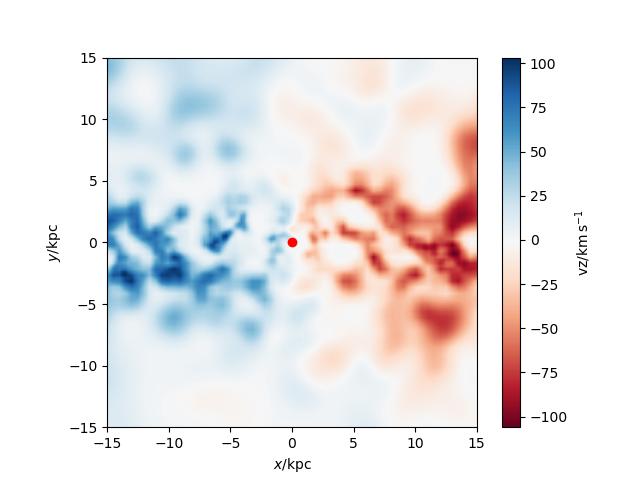

The Python source for this figure:
#galaxy 316 GG Gas velocity code
import pynbody
import numpy as np
import pynbody.plot.sph as sph
import matplotlib.pyplot as plt

#loading snapshot
s=pynbody.load('/mnt/data0/jillian/gguaman/r316/cosmo25p.768sg1bwK1BHe75.007779')
#s=pynbody.load('/mnt/data0/jillian/gguaman/r316/r316.007779.tipsy')

#setting to physical units
s.physical_units()

#centering halo
#pynbody.analysis.angmom.faceon(s)
pynbody.analysis.angmom.sideon(s)

#creating star velocity plot
sph.image(s.g,qty="vz",width='30 kpc',cmap="RdBu", log=False, units='km s**-1')

#function to find BH
def findBH(s):
    BHfilter=pynbody.filt.LowPass('tform',0.0)
    BH=s.stars[BHfilter]
    return BH
BH=findBH(s)
print("The number of black holes is:",len(BH))

BHposition = BH['pos']
#print("The black hole's postion is", BHposition)
print("The BHs position is",BH['pos'].in_units('kpc'))

for i in range(len(BH)):
    #putting BH x in column
    BHx=BHposition[[i],0]
   #putting BH y in column
    BHy=BHposition[[i],1]
   #putting BH z in column
    BHz=BHposition[[i],2]
    plt.plot(BHx,BHy, 'ro')
    
#plt.show()
plt.savefig("galaxy316_GasVelGG.png")
